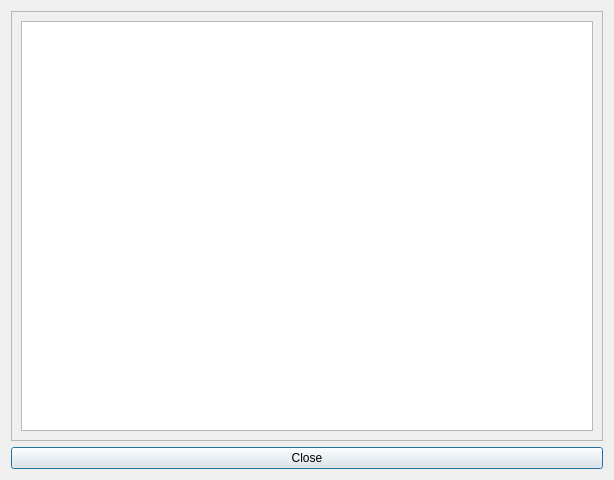
<?xml version="1.0" encoding="UTF-8"?>
<ui version="4.0">
 <class>LongMessageBoxDialog</class>
 <widget class="QDialog" name="LongMessageBoxDialog">
  <property name="geometry">
   <rect>
    <x>0</x>
    <y>0</y>
    <width>614</width>
    <height>480</height>
   </rect>
  </property>
  <property name="windowTitle">
   <string>Dialog</string>
  </property>
  <layout class="QGridLayout" name="gridLayout_2">
   <item row="0" column="0">
    <widget class="QScrollArea" name="scrollArea">
     <property name="widgetResizable">
      <bool>true</bool>
     </property>
     <widget class="QWidget" name="scrollAreaWidgetContents">
      <property name="geometry">
       <rect>
        <x>0</x>
        <y>0</y>
        <width>594</width>
        <height>427</height>
       </rect>
      </property>
      <layout class="QGridLayout" name="gridLayout">
       <item row="0" column="0">
        <widget class="QTextEdit" name="textEdit"/>
       </item>
      </layout>
     </widget>
    </widget>
   </item>
   <item row="1" column="0">
    <widget class="QPushButton" name="pushButtonClose">
     <property name="text">
      <string>Close</string>
     </property>
    </widget>
   </item>
  </layout>
 </widget>
 <resources/>
 <connections>
  <connection>
   <sender>pushButtonClose</sender>
   <signal>clicked()</signal>
   <receiver>LongMessageBoxDialog</receiver>
   <slot>close()</slot>
   <hints>
    <hint type="sourcelabel">
     <x>287</x>
     <y>341</y>
    </hint>
    <hint type="destinationlabel">
     <x>502</x>
     <y>172</y>
    </hint>
   </hints>
  </connection>
 </connections>
</ui>
